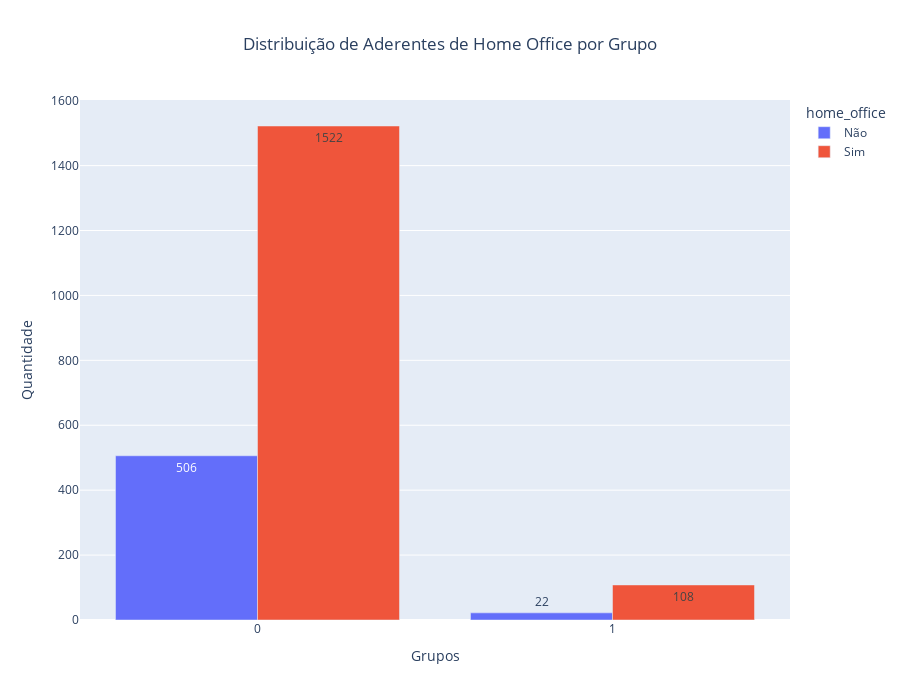

The notebook cell saved with this chart:
### Code cell
fPlotaGraficos(df_home_office.drop(columns='Não se Aplica'), 'Distribuição de Aderentes de Home Office por Grupo')

### Figure 1 — Plotly figure (JSON) as saved in the notebook; plotly's stock layout.template omitted (floating-point values rounded to 4 significant figures)
{"data": [{"alignmentgroup": "True", "hovertemplate": "home_office=Não<br>Grupos=%{x}<br>Quantidade=%{y}<extra></extra>", "legendgroup": "Não", "marker": {"color": "#636efa", "pattern": {"shape": ""}}, "name": "Não", "offsetgroup": "Não", "orientation": "v", "showlegend": true, "textposition": "auto", "texttemplate": "%{y}", "type": "bar", "x": [0, 1], "xaxis": "x", "y": [506, 22], "yaxis": "y"}, {"alignmentgroup": "True", "hovertemplate": "home_office=Sim<br>Grupos=%{x}<br>Quantidade=%{y}<extra></extra>", "legendgroup": "Sim", "marker": {"color": "#EF553B", "pattern": {"shape": ""}}, "name": "Sim", "offsetgroup": "Sim", "orientation": "v", "showlegend": true, "textposition": "auto", "texttemplate": "%{y}", "type": "bar", "x": [0, 1], "xaxis": "x", "y": [1522, 108], "yaxis": "y"}], "layout": {"autosize": false, "barmode": "group", "height": 700, "legend": {"title": {"text": "home_office"}, "tracegroupgap": 0}, "title": {"text": "Distribuição de Aderentes de Home Office por Grupo", "x": 0.5}, "xaxis": {"anchor": "y", "domain": [0, 1], "dtick": 1, "tickmode": "linear", "title": {"text": "Grupos"}}, "yaxis": {"anchor": "x", "domain": [0, 1], "title": {"text": "Quantidade"}}}}
